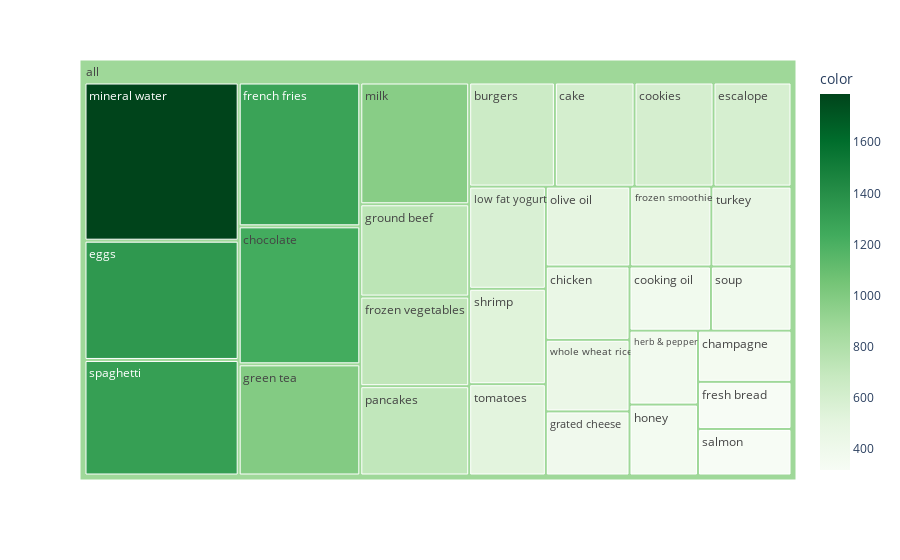

Here is the notebook cell this chart was saved with:
### Code cell
# importing required module
import plotly.express as px

# to have a same origin
df_table["all"] = "all" 

# creating tree map using plotly
fig = px.treemap(df_table.head(30), path=['all', "items"], values='incident_count',
                  color=df_table["incident_count"].head(30), hover_data=['items'],
                  color_continuous_scale='Greens',
                )
# ploting the treemap
fig.show()

### Figure 1 — Plotly figure (JSON) as saved in the notebook; plotly's stock layout.template omitted (floating-point values rounded to 4 significant figures)
{"data": [{"branchvalues": "total", "customdata": [["burgers", 654], ["cake", 608], ["champagne", 351], ["chicken", 450], ["chocolate", 1230], ["cookies", 603], ["cooking oil", 383], ["eggs", 1348], ["escalope", 595], ["french fries", 1282], ["fresh bread", 323], ["frozen smoothie", 475], ["frozen vegetables", 715], ["grated cheese", 393], ["green tea", 991], ["ground beef", 737], ["herb & pepper", 371], ["honey", 356], ["low fat yogurt", 574], ["milk", 972], ["mineral water", 1788], ["olive oil", 494], ["pancakes", 713], ["salmon", 319], ["shrimp", 536], ["soup", 379], ["spaghetti", 1306], ["tomatoes", 513], ["turkey", 469], ["whole wheat rice", 439], ["(?)", 878.1]], "domain": {"x": [0, 1], "y": [0, 1]}, "hovertemplate": "labels=%{label}<br>incident_count=%{value}<br>parent=%{parent}<br>id=%{id}<br>items=%{customdata[0]}<br>color=%{color}<extra></extra>", "ids": ["all/burgers", "all/cake", "all/champagne", "all/chicken", "all/chocolate", "all/cookies", "all/cooking oil", "all/eggs", "all/escalope", "all/french fries", "all/fresh bread", "all/frozen smoothie", "all/frozen vegetables", "all/grated cheese", "all/green tea", "all/ground beef", "all/herb & pepper", "all/honey", "all/low fat yogurt", "all/milk", "all/mineral water", "all/olive oil", "all/pancakes", "all/salmon", "all/shrimp", "all/soup", "all/spaghetti", "all/tomatoes", "all/turkey", "all/whole wheat rice", "all"], "labels": ["burgers", "cake", "champagne", "chicken", "chocolate", "cookies", "cooking oil", "eggs", "escalope", "french fries", "fresh bread", "frozen smoothie", "frozen vegetables", "grated cheese", "green tea", "ground beef", "herb & pepper", "honey", "low fat yogurt", "milk", "mineral water", "olive oil", "pancakes", "salmon", "shrimp", "soup", "spaghetti", "tomatoes", "turkey", "whole wheat rice", "all"], "marker": {"coloraxis": "coloraxis", "colors": [654, 608, 351, 450, 1230, 603, 383, 1348, 595, 1282, 323, 475, 715, 393, 991, 737, 371, 356, 574, 972, 1788, 494, 713, 319, 536, 379, 1306, 513, 469, 439, 878.1]}, "name": "", "parents": ["all", "all", "all", "all", "all", "all", "all", "all", "all", "all", "all", "all", "all", "all", "all", "all", "all", "all", "all", "all", "all", "all", "all", "all", "all", "all", "all", "all", "all", "all", ""], "type": "treemap", "values": [654, 608, 351, 450, 1230, 603, 383, 1348, 595, 1282, 323, 475, 715, 393, 991, 737, 371, 356, 574, 972, 1788, 494, 713, 319, 536, 379, 1306, 513, 469, 439, 20367]}], "layout": {"coloraxis": {"colorbar": {"title": {"text": "color"}}, "colorscale": [[0, "rgb(247,252,245)"], [0.125, "rgb(229,245,224)"], [0.25, "rgb(199,233,192)"], [0.375, "rgb(161,217,155)"], [0.5, "rgb(116,196,118)"], [0.625, "rgb(65,171,93)"], [0.75, "rgb(35,139,69)"], [0.875, "rgb(0,109,44)"], [1, "rgb(0,68,27)"]]}, "legend": {"tracegroupgap": 0}, "margin": {"t": 60}}}
